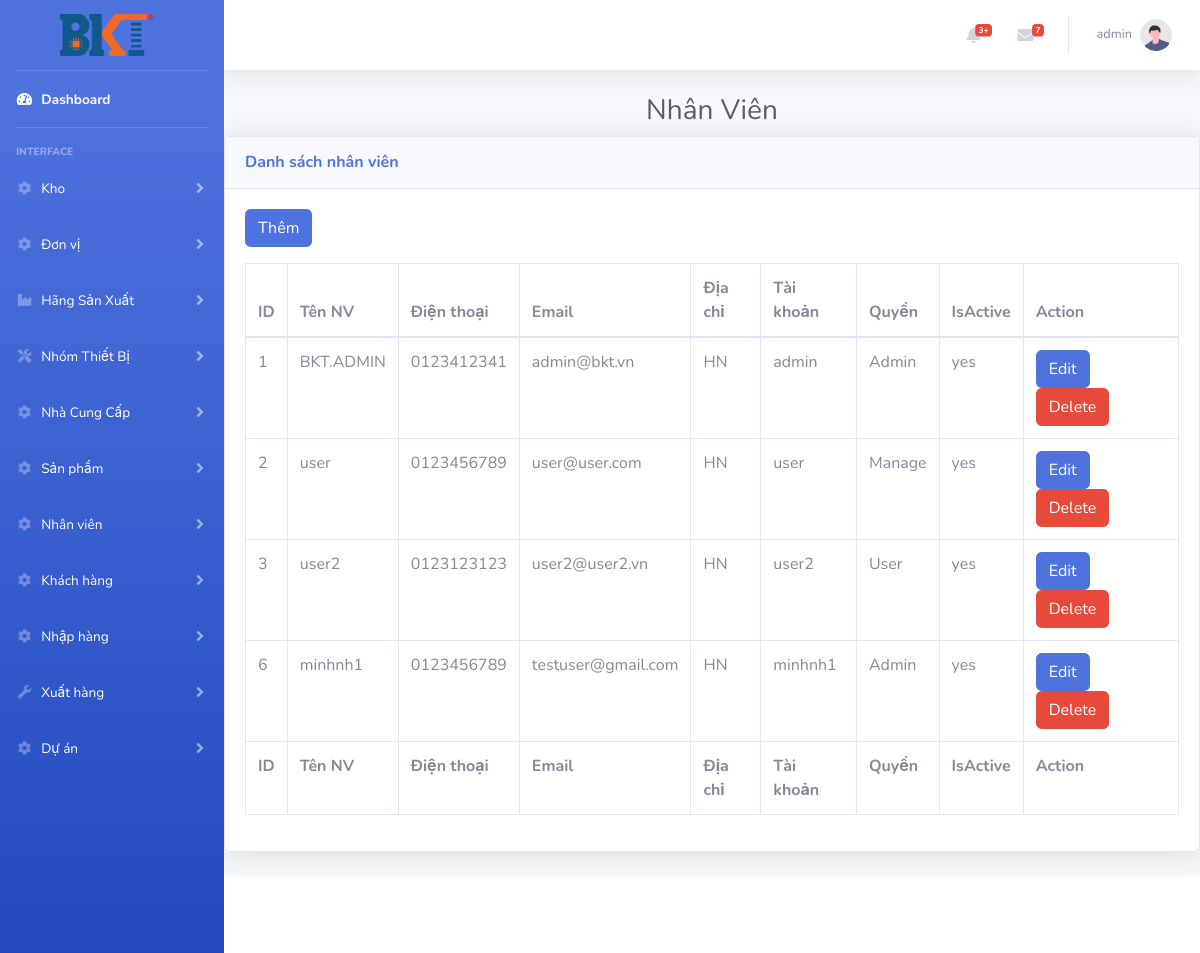
The page /index.php?controller=nhanvien (signed in) on the database its author committed.
### tables this page shows
CREATE TABLE `nhanvien` (
  `Id` int(11) NOT NULL,
  `TenNV` varchar(100) DEFAULT NULL,
  `DienThoai` varchar(20) DEFAULT NULL,
  `Email` varchar(50) DEFAULT NULL,
  `DiaChi` varchar(100) DEFAULT NULL,
  `TaiKhoan` varchar(50) DEFAULT NULL,
  `MatKhau` varchar(50) DEFAULT NULL,
  `Quyen` varchar(20) DEFAULT NULL,
  `IsActive` varchar(1) DEFAULT NULL
);

### routes.php (called while the page is built, shortened)
<?php
$controller = new $klass;
$controller->$action();

### index.php (called while the page is built, shortened)
<?php
require_once('routes.php');

### models/nhanvien.php (called while the page is built, shortened)
<?php
class NhanVien
{
    function __construct($Id, $TaiKhoan, $Quyen, $IsActive, $TenNV, $DienThoai, $Email, $DiaChi)
    {
        $this->Id = $Id;
        $this->TaiKhoan = $TaiKhoan;
        $this->Quyen = $Quyen;
        $this->IsActive = $IsActive;
        $this->TenNV = $TenNV;
        $this->DienThoai = $DienThoai;
        $this->Email = $Email;
        $this->DiaChi = $DiaChi;
    }
    static function all()
    {
        $list = [];
        $db = DB::getInstance();
        $reg = $db->query('SELECT Id, TaiKhoan, Quyen, IsActive, TenNV, DienThoai, Email, DiaChi FROM NhanVien');
        foreach ($reg->fetchAll() as $item) {
            $list[] = new NhanVien($item['Id'], $item['TaiKhoan'], $item['Quyen'], $item['IsActive'], $item['TenNV'], $item['DienThoai'], $item['Email'], $item['DiaChi']);
        }
        return $list;
    }
}
?>

### views/nhanvien/index.php (the view, shortened to what this page needs)
<?php
require_once ('models/nhanvien.php');
?>
<h1 class="h3 mb-2 text-center text-gray-800 ">Nhân Viên</h1>
<div class="card shadow mb-4">
    <div class="card-header py-3">
        <h6 class="m-0 font-weight-bold text-primary">Danh sách nhân viên</h6>
    </div>
    <div class="card-body">
        <a href="index.php?controller=nhanvien&action=insert" class="btn btn-primary mb-3">Thêm</a>
        <div class="table-responsive">
            <table class="table table-bordered" id="dataTable" width="100%" cellspacing="0">
                <thead>
                <tr>
                    <th>ID</th>
                    <th>Tên NV</th>
                    <th>Điện thoại</th>
                    <th>Email</th>
                    <th>Địa chỉ</th>
                    <th>Tài khoản</th>
                    <th>Quyền</th>
                    <th>IsActive</th>
                    <th>Action</th>
                </tr>
                </thead>
                <tfoot>
                <tr>
                    <th>ID</th>
                    <th>Tên NV</th>
                    <th>Điện thoại</th>
                    <th>Email</th>
                    <th>Địa chỉ</th>
                    <th>Tài khoản</th>
                    <th>Quyền</th>
                    <th>IsActive</th>
                    <th>Action</th>
                </tr>
                </tfoot>
                <tbody>
                <?php
                foreach ($nhanvien as $item){
                    ?>
                    <form method="post">
                        <tr>
                            <td><?= $item->Id   ?></td>
                            <td><?= $item->TenNV?></td>
                            <td><?= $item->DienThoai?></td>
                            <td><?= $item->Email?></td>
                            <td><?= $item->DiaChi?></td>
                            <td><?= $item->TaiKhoan?></td>
                            <td><?= $item->Quyen?></td>
                            <td><?php
                                if($item->IsActive=="1"){
                                        echo 'yes';
                                }
                                else {
                                    echo 'no';
                                }
                               ?></td>
                            <td>
                                <a  href="index.php?controller=nhanvien&action=edit&id=<?= $item->Id?>"  class='btn btn-primary mr-3'>Edit</a>
                                <button type="submit" name="dele" value="<?= $item->Id ?>"    class='btn btn-danger'>Delete</button>
                    </form>
                    <?php
                }
                ?>
                </tbody>
            </table>
        </div>
    </div>
</div>

### rows shown on the page
nhanvien: Id "1", TenNV "BKT.ADMIN", DienThoai "0123412341", Email "admin@bkt.vn", DiaChi "HN", TaiKhoan "admin", Quyen "Admin", IsActive "yes"
nhanvien: Id "2", TenNV "user", DienThoai "0123456789", Email "user@user.com", DiaChi "HN", TaiKhoan "user", Quyen "Manage", IsActive "yes"
nhanvien: Id "3", TenNV "user2", DienThoai "0123123123", Email "user2@user2.vn", DiaChi "HN", TaiKhoan "user2", Quyen "User", IsActive "yes"
nhanvien: Id "6", TenNV "minhnh1", DienThoai "0123456789", Email "testuser@gmail.com", DiaChi "HN", TaiKhoan "minhnh1", Quyen "Admin", IsActive "yes"

### other values the page prints
$_SESSION['username'] "admin"
